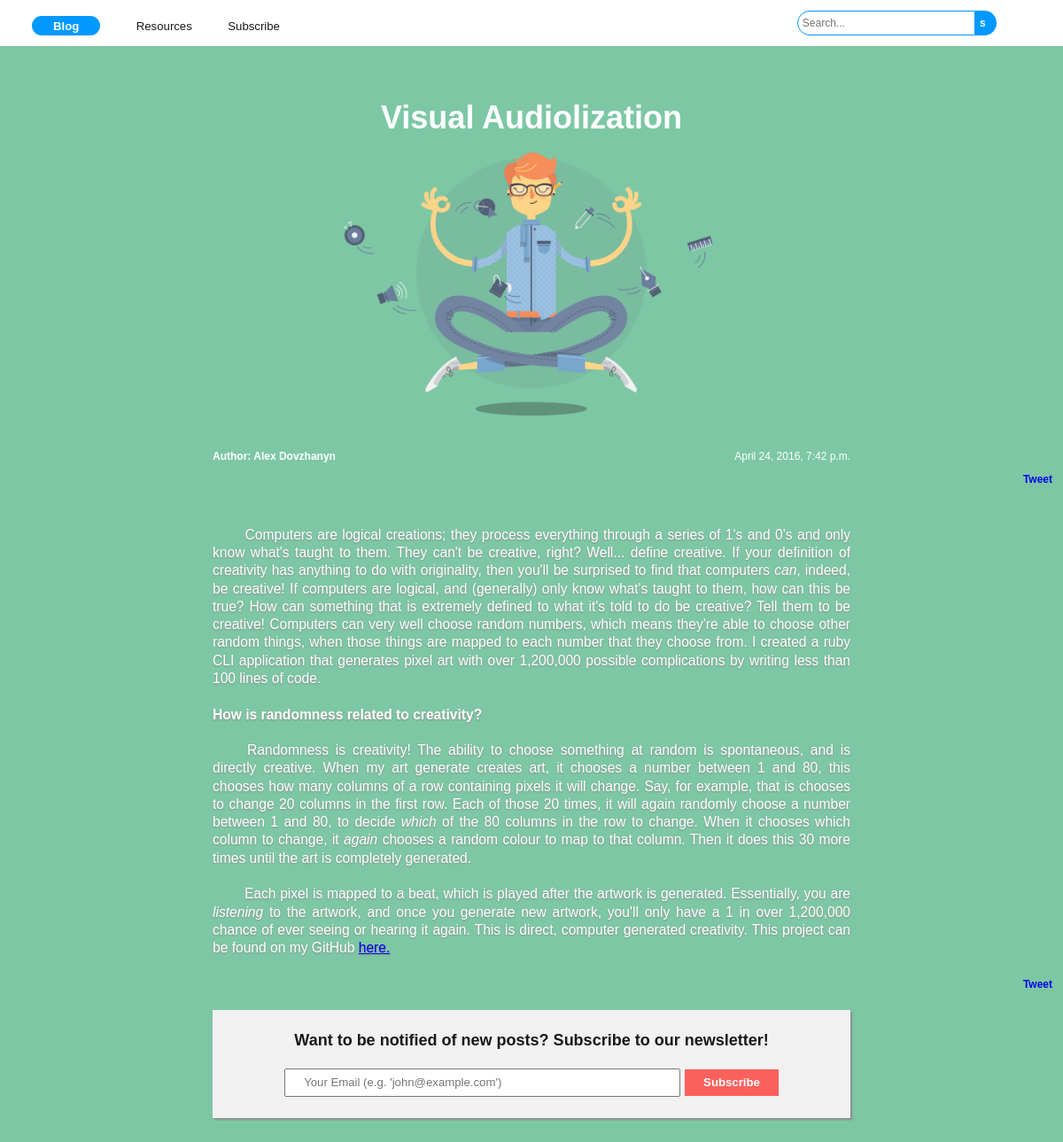
Screenshot of /visual-audiolization with the database file from the repository.
### articles/models/articles_model.py (models this page shows)
class Article(models.Model):
    id = models.AutoField(primary_key=True)
    title = models.CharField(max_length=256, null=False)
    author = models.CharField(max_length=128, null=False)
    slug = models.SlugField(unique=True)
    content = models.TextField(null=False)
    primary_color = models.CharField(max_length=128, null=True, default='None')
    image = models.ImageField(upload_to='images',default='data.png')
    image_alt = models.CharField(max_length=128, default="image")
    published_date = models.DateTimeField(auto_now_add=True)
    last_saved = models.DateTimeField(auto_now=True)

### articles/views.py (the view)
# urls.py: url(r'^(?P<slug>[-\w]+)', ArticleView.as_view()),
class ArticleView(View):
    template_name = 'article.html'
    def get(self, request, **kwargs):
        print kwargs
        article = Article.objects.get(slug=kwargs['slug'])
        return render(request, self.template_name, {'article':article})

### articles/templates/article.html (shortened to what this page needs)
<!DOCTYPE html>
<html lang="en">
  <head>
    <link href="../static/css/article.css" rel="stylesheet" type="text/css">
  </head>
  <body style="background-color: {{article.primary_color}};">
    <div id="navigation">
      <a href="/" class="navigationLink" id="activeLink">Blog</a>
      <a href="/resources" class="navigationLink">Resources</a>
      <a href="/subscribe" class="navigationLink">Subscribe</a>
      <form method="GET" action="/search" id="searchContainer">
        <input type="text" placeholder="Search..." name="search" id="searchBox">
        <input type="submit" value="s" id="submit">
      </form>
    </div>
    <h1 id="articleTitle">{{article.title}}</h1>
    <img src="media/{{article.image}}" id="articleImage"/>
    <div id="metaContainer">
      <p id="articleAuthor">Author: {{article.author}}</p>
      <p id="articleDate">{{article.published_date}}</p>
    </div>
    <a href="https://twitter.com/share" class="twitter-share-button" data-hashtags="blogpost">Tweet</a>
    <p id="articleContent">{{article.content|safe}}</p>
    <a href="https://twitter.com/share" class="twitter-share-button" data-hashtags="blogpost">Tweet</a>
    <form id="subscribeContainer" method="POST" action="">
      <h1 id="subscribeHeader">Want to be notified of new posts? Subscribe to our newsletter!</h1>
      <input type="text" name="email" id="email" placeholder="Your Email (e.g. 'john@example.com')">
      <input type="submit" value="Subscribe" id="subscribe">
    </form>
  </body>
</html>

### rows the page displays
Article: title "Visual Audiolization", image (picture), author "Alex Dovzhanyn", published_date "April 24, 2016, 7:42 p.m.", content "Computers are logical creations; they process everything through a series of 1's and 0's and only know what's taught to them. They can't be creative, right? Well... define creative. If your definition of creativity has anything to do with originality, then you'll be surprised to find that computers can , indeed, be creative! If computers are logical, and (generally) only know what's taught to them, how can this be true? How can something that is extremely defined to what it's told to do be creative? Tell them to be creative! Computers can very well choose random numbers, which means they're able to choose other random things, when those things are mapped to each number that they choose…"
